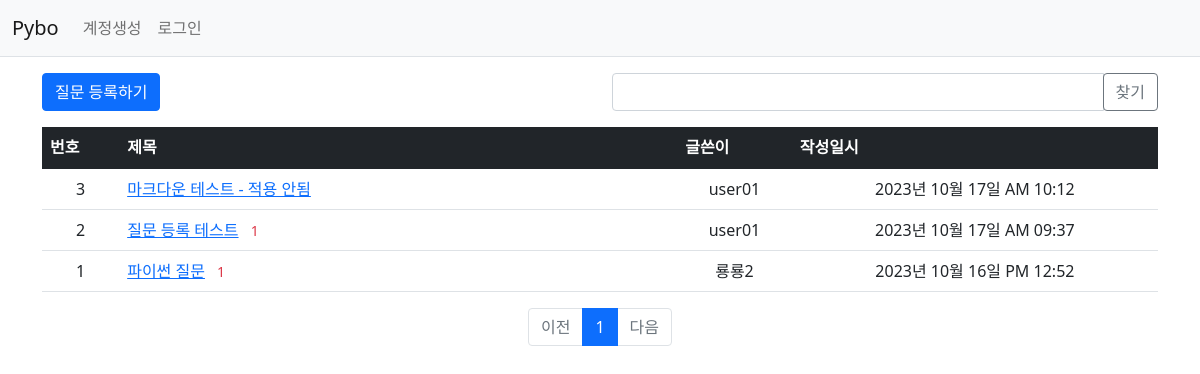
Page /question/list/ on the committed database.
### pybo/models.py (models this page shows)
class Question(db.Model):
    id = db.Column(db.Integer, primary_key=True)
    subject = db.Column(db.String(200), nullable=False)
    content = db.Column(db.Text(), nullable=False)
    create_date = db.Column(db.DateTime(), nullable=False)
    user_id = db.Column(db.Integer, db.ForeignKey('user.id', ondelete='CASCADE'), nullable=False)
    user = db.relationship('User', backref=db.backref('question_set'))
    modify_date = db.Column(db.DateTime(), nullable=True)
    voter = db.relationship('User', secondary=question_voter, backref=db.backref('question_voter_set'))

class User(db.Model):
    id = db.Column(db.Integer, primary_key=True)
    username = db.Column(db.String(150), unique=True, nullable=False)
    password = db.Column(db.String(200), nullable=False)
    email = db.Column(db.String(120), unique=True, nullable=False)

### pybo/views/question_views.py (the view, shortened to what this page needs)
@bp.route('/list/')
def _list():
    page = request.args.get('page', type=int, default=1)
    kw = request.args.get('kw', type=str, default='')
    question_list = Question.query.order_by(Question.create_date.desc())
    question_list = question_list.paginate(page=page, per_page=10)
    return render_template('question/question_list.html', question_list=question_list, page=page, kw=kw)

### pybo/filter.py (called while the page is built)
def format_datetime(value, fmt='%Y년 %m월 %d일 %p %I:%M'):
    return value.strftime(fmt)

### pybo/views/auth_views.py (called while the page is built)
@bp.before_app_request
def load_logged_in_user():
    user_id = session.get('user_id')
    if user_id is None:
        g.user = None
    else:
        g.user = User.query.get(user_id)

### pybo/templates/question/question_list.html (shortened to what this page needs)
{% extends 'base.html' %}
{% block content %}
<div class="container my-3">
    <div class="row my-3">
        <div class="col-6">
            <a href="{{ url_for('question.create') }}" class="btn btn-primary">질문 등록하기</a>
        </div>
        <div class="col-6">
            <div class="input-group">
                <input type="text" id="search_kw" class="form-control" value="{{ kw or '' }}">
                <div class="input-group-append">
                    <button class="btn btn-outline-secondary" type="button" id="btn_search">찾기</button>
                </div>
            </div>
        </div>
    </div>
    <table class="table">
        <thead>
        <tr class="table-dark">
            <th>번호</th>
            <th style="width:50%">제목</th>
            <th>글쓴이</th>
            <th>작성일시</th>
        </tr>
        </thead>
        <tbody>
        {% if question_list %}
        {% for question in question_list.items %}
        <tr class="text-center">
            <td>{{ question_list.total - ((question_list.page-1) * question_list.per_page) - loop.index0 }}</td>
            <td class="text-start">
                <a href="{{ url_for('question.detail', question_id=question.id) }}">{{ question.subject }}</a>
                {% if question.answer_set|length > 0 %}
                <span class="text-danger small mx-2">{{ question.answer_set|length }}</span>
                {% endif %}
            </td>
            <td>{{ question.user.username }}</td>
            <td>{{ question.create_date|datetime }}</td>
        </tr>
        {% endfor %}
        {% else %}
        <tr>
            <td colspan="3">질문이 없습니다.</td>
        </tr>
        {% endif %}
        </tbody>
    </table>
    <ul class="pagination justify-content-center">
        {% if question_list.has_prev %}
        <li class="page-item">
            <!--3-14 페이징 -> 기존의 페이징 처리 방식(?page=1) 변경. 검색과 페이징이 동시에 처리되려면 form을 통해 페이징이 요청되어야 함.
                                페이지 링크를 href 속성에 직접 입력하는 대신 data-page 속성으로 값을 읽을 수 있도록 변경.-->
            <a class="page-link" data-page="{{ question_list.prev_num }}" href="javascript:void(0)">이전</a>
        </li>
        {% else %}
        <li class="page-item disabled">
            <a class="page-link" tabindex="-1" aria-disabled="true" href="javascript:void(0)">이전</a>
        </li>
        {% endif %}
        {% for page_num in question_list.iter_pages() %}
        {% if page_num %}
        {% if page_num != question_list.page %}
        <li class="page-item">
            <!--3-14 페이징 -> 기존의 페이징 처리 방식(?page=1) 변경. 검색과 페이징이 동시에 처리되려면 form을 통해 페이징이 요청되어야 함.
                                페이지 링크를 href 속성에 직접 입력하는 대신 data-page 속성으로 값을 읽을 수 있도록 변경.-->
            <a class="page-link" data-page="{{ page_num }}" href="javascript:void(0)">{{ page_num }}</a>
        </li>
        {% else %}
        <li class="page-item active" aria-current="page">
            <a class="page-link" href="javascript:void(0)">{{ page_num }}</a>
        </li>
        {% endif %}
        {% else %}
        <li class="disabled">
            <a class="page-link" href="javascript:void(0)">...</a>
            <!--iter_pages 함수로 페이지가 나열될 때 페이지 번호(page_num)가 없는 경우 '...'을 표시 함.
                이는 보여 줄 페이지 번호가 지나치게 많은 경우 현재 페이지 위주로 보여주는 기술이다.-->
        </li>
        {% endif %}
        {% endfor %}
        {% if question_list.has_next %}
        <li class="page-item">
            <!--3-14 페이징 -> 기존의 페이징 처리 방식(?page=1) 변경. 검색과 페이징이 동시에 처리되려면 form을 통해 페이징이 요청되어야 함.
                                페이지 링크를 href 속성에 직접 입력하는 대신 data-page 속성으로 값을 읽을 수 있도록 변경.-->
            <a class="page-link" data-page="{{ question_list.next_num }}" href="javascript:void(0)">다음</a>
        </li>
        {% else %}
        <li class="page-item disabled">
            <a class="page-link" tabindex="-1" aria-disabled="true" href="javascript:void(0)">다음</a>
        </li>
        {% endif %}
    </ul>
</div>
{% endblock %}

### pybo/templates/base.html (shortened to what this page needs)
<!DOCTYPE html>
<html lang="ko">
<head>
    <link rel="stylesheet" href="{{ url_for('static', filename='bootstrap.min.css') }}">
    <link rel="stylesheet" href="{{ url_for('static', filename='style.css') }}">
</head>
<body>
{% include "navbar.html" %}
{% block content %}
{% endblock %}
</body>
</html>

### pybo/templates/navbar.html (shortened to what this page needs)
<nav class="navbar navbar-expand-lg navbar-light bg-light border-bottom">
    <div class="container-fluid">
        <a class="navbar-brand" href="{{ url_for('main.index') }}">Pybo</a>
        <div class="collapse navbar-collapse" id="navbarSupportedContent">
            {% if g.user %}
            <ul class="navbar-nav">
                <li class="nav-item">
                    <a class="nav-link" href="{{ url_for('auth.logout') }}">{{ g.user.username }} (로그아웃)</a>
                </li>
            </ul>
            {% else %}
            <ul class="navbar-nav me-auto mb-2 mb-lg-0">
                <li class="nav-item">
                    <a class="nav-link" href="{{ url_for('auth.signup') }}">계정생성</a>
                </li>
                <li class="nav-item">
                    <a class="nav-link" href="{{ url_for('auth.login') }}">로그인</a>
                </li>
            </ul>
            {% endif %}
        </div>
    </div>
</nav>

### rows in the picture
Question: total "3", subject "마크다운 테스트 - 적용 안됨", user.username "user01", create_date "2023년 10월 17일 AM 10:12"
Question: total "2", subject "질문 등록 테스트", answer_set|length "1", user.username "user01", create_date "2023년 10월 17일 AM 09:37"
Question: total "1", subject "파이썬 질문", answer_set|length "1", user.username "룡룡2", create_date "2023년 10월 16일 PM 12:52"

### other values in the picture
{{ page_num }} "1"
